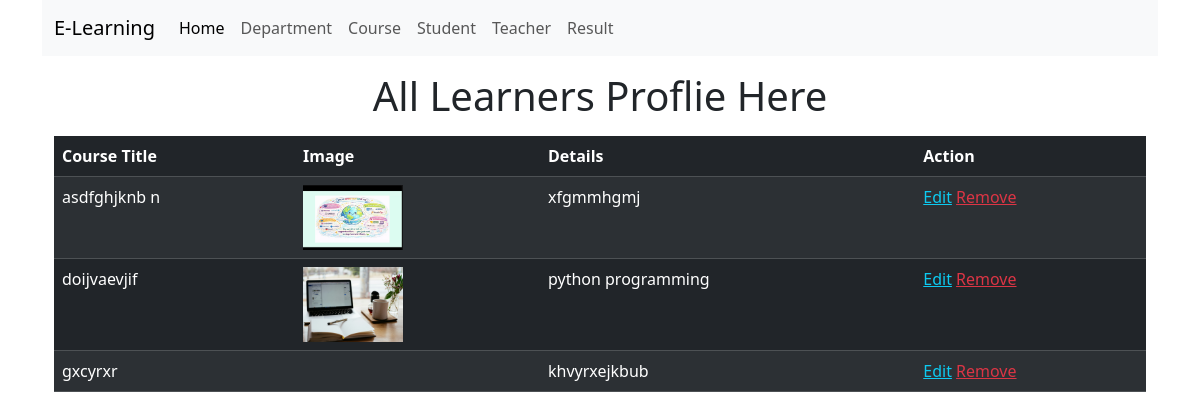
Screenshot of /course_view/ with the database file from the repository.
### myapp/models.py (models this page shows)
class CourseModel(models.Model):
    course_title = models.CharField(max_length=150, null=True)
    description = models.TextField(null=True)
    c_image = models.ImageField(upload_to='media/course_img', null=True)

### myapp/views.py (the view)
# urls.py: path('course_view/', course_view, name='course_view'),
def course_view(request):
     c_data = CourseModel.objects.all()
     context = {
          'c_data': c_data
     }
     return render(request, 'course_view.html', context)

### myapp/templates/course_view.html (shortened to what this page needs)
{% extends 'master/base.html' %}
{% block content %}
<div class="container">
    <h1 class="text-center m-3">All Learners Proflie Here</h1>
    <table class="table table-dark table-striped">
        <thead>
            <tr>
                <th>Course Title</th>
                <th>Image</th>
                <th>Details</th>
                <th>Action</th>
            </tr>
        </thead>
        <tbody>
                {% for data in c_data %}
                <tr>
                <td>{{data.course_title}}</td>
                <td>
                    {% if data.c_image %}
                        <img src="/{{data.c_image}}" width="100px" alt="">
                    {% else %}
                        No preview
                    {% endif %}
                </td>
                <td>{{data.description}}</td>
                <td>
                    <a href="{% url 'course_update' data.id %}" class="text-info">Edit</a>
                    <a href="{% url 'course_delete' data.id %}" class="text-danger">Remove</a>
                </td>
                </tr>
                {% endfor %}
        </tbody>
    </table>
</div>
{% endblock content %}

### myapp/templates/master/base.html (shortened to what this page needs)
<!DOCTYPE html>
<html lang="en">
<head>
    <link href="https://cdn.jsdelivr.net/npm/bootstrap@5.3.8/dist/css/bootstrap.min.css" rel="stylesheet">
    <link rel="stylesheet" href="https://cdn.jsdelivr.net/npm/bootstrap-icons@1.13.1/font/bootstrap-icons.min.css">
</head>
<body>
    <div class="container">
    {% include 'master/nav.html' %}
    {% block content %}
    {% endblock content %}
    </div>
</body>
</html>

### myapp/templates/master/nav.html (shortened to what this page needs)
<nav class="navbar navbar-expand-lg bg-body-tertiary">
  <div class="container-fluid">
    <a class="navbar-brand" href="{% url 'home' %}">E-Learning</a>
    <div class="collapse navbar-collapse" id="navbarNav">
      <ul class="navbar-nav">
        <li class="nav-item">
          <a class="nav-link active" aria-current="page" href="{% url 'home' %}">Home</a>
        </li>
        <li class="nav-item">
          <a class="nav-link" href="{% url 'department_create' %}">Department</a>
        </li>
        <li class="nav-item">
          <a class="nav-link" href="{% url 'course_create' %}">Course</a>
        </li>
        <li class="nav-item">
          <a class="nav-link" href="{% url 'student_create' %}">Student</a>
        </li>
        <li class="nav-item">
          <a class="nav-link" href="{% url 'teacher_create' %}">Teacher</a>
        </li>
        <li class="nav-item">
          <a class="nav-link" href="{% url 'result_create' %}">Result</a>
        </li>
      </ul>
    </div>
  </div>
</nav>

### rows the page displays
CourseModel: course_title "asdfghjknb n", c_image (picture), description "xfgmmhgmj"
CourseModel: course_title "doijvaevjif", c_image (picture), description "python programming"
CourseModel: course_title "gxcyrxr", description "khvyrxejkbub"
